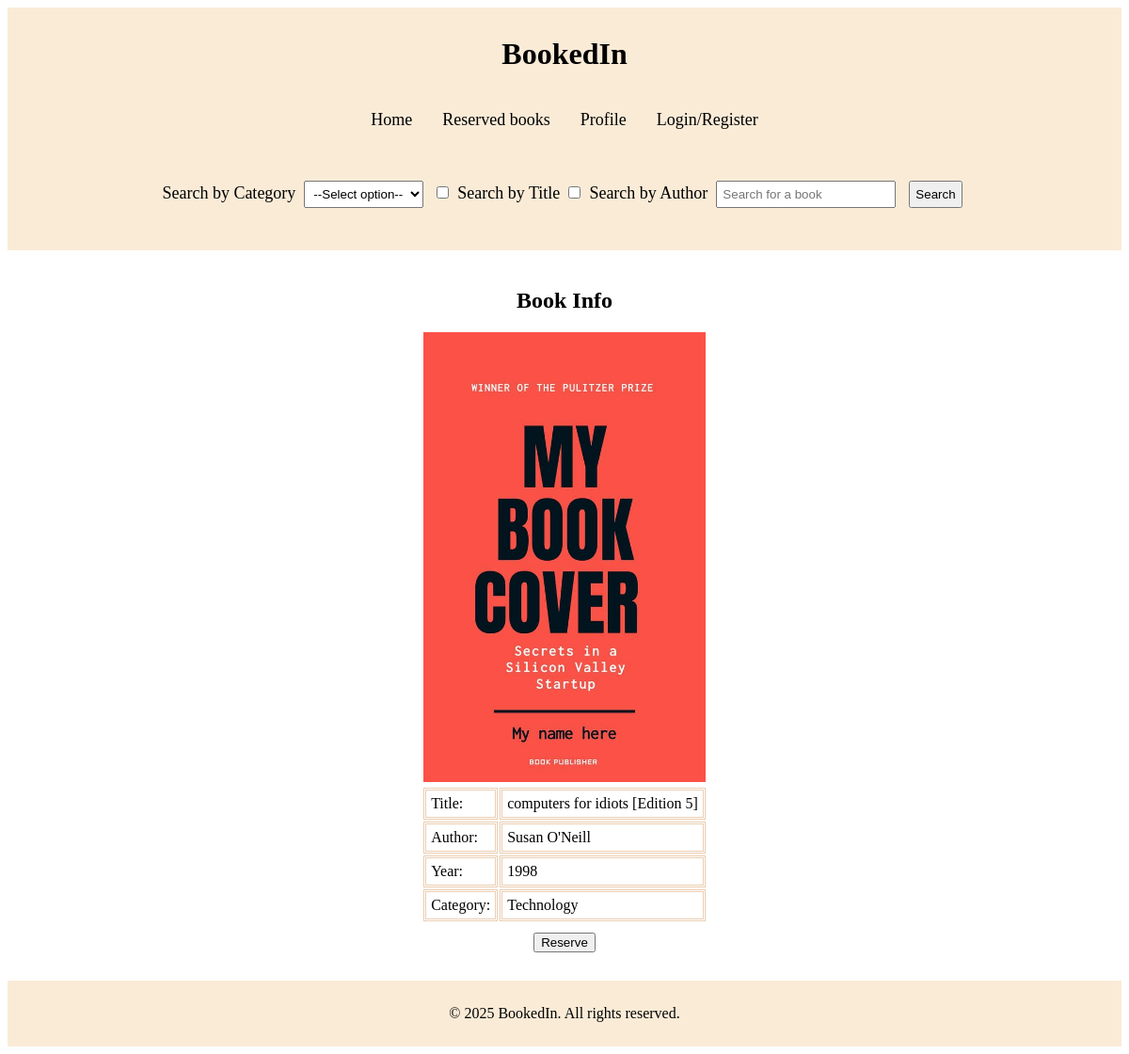
The app's page /pages/book_info.php?isbn=82n8-308 with its own data.
### tables this page shows
CREATE TABLE Books
(
    ISBN        VARCHAR(15) NOT NULL PRIMARY KEY,
    BookTitle   VARCHAR(25) NOT NULL,
    Author      VARCHAR(20),
    Edition     CHAR(1),
    Year        INT,
    CategoryID  CHAR(3),
    FOREIGN KEY (CategoryID) REFERENCES Categories(CategoryID)
);

CREATE TABLE Categories
(
    CategoryID      CHAR(3)     NOT NULL PRIMARY KEY,
    CategoryDetail  VARCHAR(15) NOT NULL
);

### pages/book_info.php (the view, shortened to what this page needs)
<?php
include "includes/header.php";
$sql = "SELECT * FROM Books JOIN Categories USING(CategoryID) WHERE ISBN = ?";
$stmt = $conn -> prepare($sql);
$stmt -> bind_param("s", $_GET['isbn']);
$stmt -> execute();
$result = $stmt -> get_result();
echo '<div class="display">';
echo "<h2>Book Info</h2>";
while ($row = $result -> fetch_assoc()) {
    echo "<img src='../images/template.png' alt='template' width=300>";
    echo "<table>";
        echo "<tr><td>Title: </td><td>";
        echo $row['BookTitle'] . " [Edition " . $row['Edition'] . "]<br></td></tr>";
        echo "<tr><td>Author: </td><td>";
        echo $row['Author'] . "<br></td></tr>";
        echo "<tr><td>Year: </td><td>";
        echo $row['Year'] . "<br></td></tr>";
        echo "<tr><td>Category: </td><td>";
        echo $row['CategoryDetail'] . "<br></td></tr>";
    echo "</table>";
}
$isbn = $_GET['isbn'];
$sql = "SELECT UserID FROM Reservations WHERE ISBN = '$isbn'";
$result = $conn -> query($sql);
$row = $result -> fetch_assoc();
$userid = $_SESSION['userid'];
if($result -> num_rows > 0) {
    if($row['UserID'] == $userid) {
        $reserved = True;
    } else {
        $reserved_other = True;
    }
} else {
    $reserved = False;
}
?>
<form method='POST'>
    <button type="submit" name="reserve" <?php if($reserved === True || $reserved_other == True){ echo 'disabled'; }?> >Reserve</button>
</form>
</div>
<?php
include "includes/footer.php";
?>

### css/style.css (style rules this page uses)
h2 { font-size: x-large; }
body { text-align: center; }
.display, form { padding: 10px; }
table { display: flex; justify-content: center; text-align: left; }
table td { padding: 5px; border-style: double; border-color: #ebcdb1; }
.display label, .display, .books_num { margin: 10px; }

### records on screen
books: BookTitle "computers for idiots", Edition "5", Author "Susan O'Neill", Year "1998", CategoryID.CategoryDetail "Technology"
